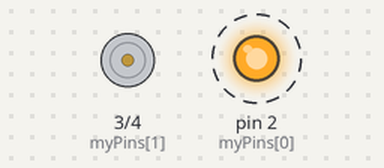
The sketch below on a simulated Arduino Uno, built with avr-gcc and run on an emulated ATmega328P. On the bench: motor-driver pin pairs drawn as motors (green arrow = first pin HIGH = forward, orange = second pin HIGH = backward, longer = more drive), output pins drawn as LEDs (lit = HIGH). Dashed ring = blinking.

Above: at 0.05 s.
At 1.25 s:
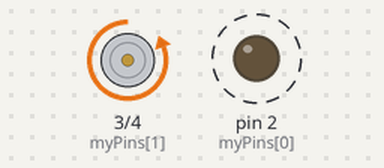
At 2.9 s:
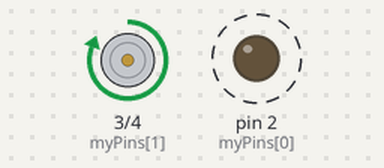
Timing chart, 0 to 3.2 s (numbered marks = the images above):
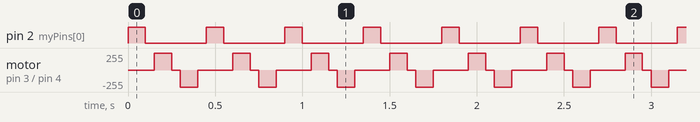

Measured:
- by itself, pin 2 (myPins[0]): alternates HIGH for 0.10 s and LOW for 0.35 s
- by itself, motor on pin 3 (myPins[1]) / pin 4 (myPins[2]): repeats every 0.45 s: stopped 0.05 s, backward 255/255 0.10 s, stopped 0.20 s, forward 255/255 0.10 s

The sketch:

chaser.ino
```cpp
int myPins[] = {2,3,4};           // set pin array to pins 2 through 4

void setup()
{


	for (int thisPin = 0; thisPin < (sizeof(myPins)/sizeof(int)); thisPin++)
	{
		pinMode(myPins[thisPin],OUTPUT); // set each pin in the array to OUTPUT mode
	}
}

void loop()
{
	for (int thisPin = 0; thisPin < (sizeof(myPins)/sizeof(int)); thisPin++)	// loop every pin and switch ON & OFF
	{
		digitalWrite(myPins[thisPin], HIGH);	// set led ON
		delay(100);				// keep it ON for 100ms
		digitalWrite(myPins[thisPin], LOW);	// set led OFF for 50ms & then goto next one
		delay(50);
	}
}
```
